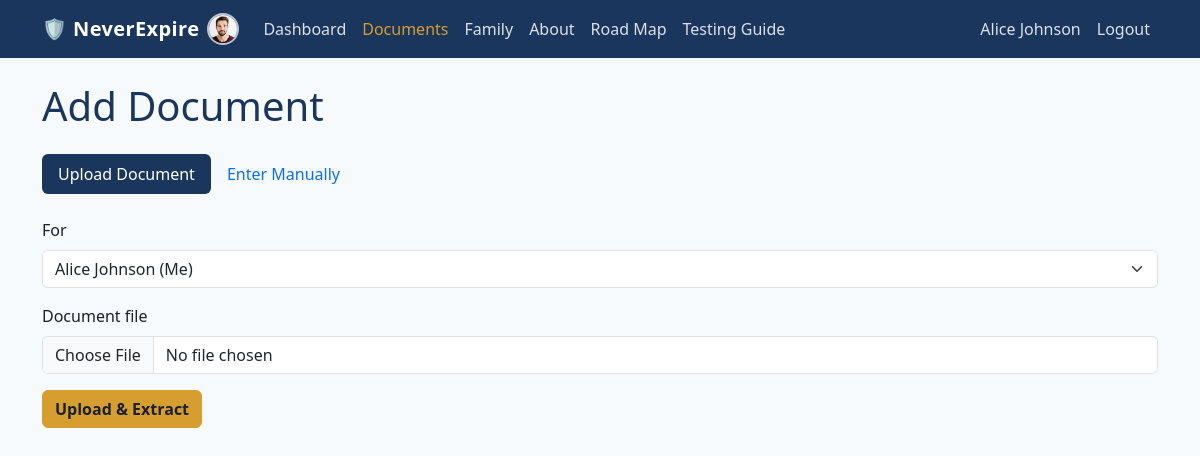
/documents/add (signed in), run on the app's committed database.
### neverexpire/db/models/person.py (models this page shows)
class Person(Base, TimestampMixin):
    __tablename__ = "persons"
    id: Mapped[int] = mapped_column(primary_key=True)
    user_id: Mapped[int] = mapped_column(ForeignKey("users.id"), nullable=False, index=True)
    full_name: Mapped[str] = mapped_column(String(255), nullable=False)
    date_of_birth: Mapped[date | None] = mapped_column(Date, nullable=True)
    is_primary: Mapped[bool] = mapped_column(Boolean, default=False, nullable=False)
    is_active: Mapped[bool] = mapped_column(Boolean, default=True, nullable=False)
    photo_path: Mapped[str | None] = mapped_column(String(1024), nullable=True)
    user: Mapped["User"] = relationship(back_populates="persons")
    documents: Mapped[list["Document"]] = relationship(back_populates="person")
    relationships_from: Mapped[list["PersonRelationship"]] = relationship(
        back_populates="person",
        foreign_keys="PersonRelationship.person_id",
    )
    relationships_to: Mapped[list["PersonRelationship"]] = relationship(
        back_populates="related_person",
        foreign_keys="PersonRelationship.related_person_id",
    )

### neverexpire/db/models/user.py (models this page shows)
class User(Base, TimestampMixin):
    __tablename__ = "users"
    __table_args__ = (
        CheckConstraint("role IN ('user', 'admin')", name="ck_users_role"),
    )
    id: Mapped[int] = mapped_column(primary_key=True)
    email: Mapped[str] = mapped_column(String(255), unique=True, nullable=False, index=True)
    hashed_password: Mapped[str] = mapped_column(String(255), nullable=False)
    full_name: Mapped[str] = mapped_column(String(255), nullable=False)
    role: Mapped[str] = mapped_column(String(20), nullable=False, default="user")
    is_active: Mapped[bool] = mapped_column(Boolean, default=True, nullable=False)
    photo_path: Mapped[str | None] = mapped_column(String(1024), nullable=True)
    persons: Mapped[list["Person"]] = relationship(back_populates="user")
    audit_logs: Mapped[list["AuditLog"]] = relationship(back_populates="user")

### neverexpire/web/routes/documents.py (the view, shortened to what this page needs)
@documents_bp.route("/add", methods=["GET", "POST"])
@login_required
def add_document():
    user = current_user()
    persons = get_persons_for_user(g.db, user.id)
    document_types = (
        g.db.query(DocumentType)
        .filter_by(is_active=True)
        .order_by(DocumentType.default_name)
        .all()
    )
    field_defs_by_type = {
        document_type.id: _active_field_definitions(document_type) for document_type in document_types
    }
    add_context = {
        "persons": persons,
        "document_types": document_types,
        "field_defs_by_type": field_defs_by_type,
    }
    return render_template("documents/add.html", **add_context)

### neverexpire/db/queries.py (called while the page is built)
def get_persons_for_user(session: Session, user_id: int) -> list[Person]:
    return (
        session.query(Person)
        .filter(Person.user_id == user_id, Person.is_active.is_(True))
        .order_by(Person.is_primary.desc(), Person.id)
        .all()
    )

### neverexpire/web/__init__.py (called while the page is built)
def create_app() -> Flask:
    app = Flask(__name__)
    app.config["SECRET_KEY"] = config.SECRET_KEY
    app.config["MAX_CONTENT_LENGTH"] = 10 * 1024 * 1024
    config.UPLOAD_DIR.mkdir(parents=True, exist_ok=True)
    config.STAGING_DIR.mkdir(parents=True, exist_ok=True)
    @app.before_request
    def open_db_session():
        g.db = SessionLocal()
    @app.teardown_request
    def close_db_session(exception=None):
        db = g.pop("db", None)
        if db is not None:
            db.close()
    @app.context_processor
    def inject_current_user():
        user = current_user()
        person = None
        if user is not None:
            person = next((p for p in user.persons if p.is_primary), None)
        return {"current_user": user, "current_person": person}
    from .routes import register_blueprints
    register_blueprints(app)
    return app

### neverexpire/web/auth.py (called while the page is built)
def current_user() -> User | None:
    user_id = session.get("user_id")
    if user_id is None:
        return None
    return g.db.get(User, user_id)

def login_required(view):
    @wraps(view)
    def wrapped_view(*args, **kwargs):
        if current_user() is None:
            return redirect(url_for("auth.login"))
        return view(*args, **kwargs)
    return wrapped_view

### neverexpire/web/routes/documents.py (called while the page is built)
def _active_field_definitions(document_type: DocumentType) -> list[DocumentFieldDefinition]:
    return sorted(
        (field for field in document_type.field_definitions if field.is_active),
        key=lambda field: (field.display_order, field.id),
    )

### neverexpire/web/templates/documents/add.html (shortened to what this page needs)
{% extends "base.html" %}
{% block content %}
<h1 class="mb-4">Add Document</h1>
<ul class="nav nav-pills mb-4" id="add-mode-tabs">
  <li class="nav-item">
    <button class="nav-link active" type="button" data-mode="upload">Upload Document</button>
  </li>
  <li class="nav-item">
    <button class="nav-link" type="button" data-mode="manual">Enter Manually</button>
  </li>
</ul>
<div id="upload-mode">
  <form method="post" enctype="multipart/form-data">
    <div class="mb-3">
      <label class="form-label" for="person_id">For</label>
      <select class="form-select" id="person_id" name="person_id" required>
        {% for person in persons %}
        <option value="{{ person.id }}">{{ person.full_name }}{% if person.is_primary %} (Me){% endif %}</option>
        {% endfor %}
      </select>
    </div>
    <div class="mb-3">
      <label class="form-label" for="file">Document file</label>
      <input class="form-control" type="file" id="file" name="file" accept=".pdf,.jpg,.jpeg,.png,.webp,.gif" required>
    </div>
    <button class="btn btn-primary" type="submit">Upload &amp; Extract</button>
  </form>
</div>
{% endblock %}

### neverexpire/web/templates/base.html (shortened to what this page needs)
<!DOCTYPE html>
<html lang="en">
<head>
  <link href="https://cdn.jsdelivr.net/npm/bootstrap@5.3.3/dist/css/bootstrap.min.css" rel="stylesheet">
  <link href="{{ url_for('static', filename='style.css') }}" rel="stylesheet">
</head>
<body>
<nav class="navbar navbar-expand-lg navbar-dark bg-dark">
  <div class="container">
    <a class="navbar-brand d-flex align-items-center gap-2" href="{{ url_for('dashboard.index') }}">
      <span>🛡️ NeverExpire</span>
      {% if current_person and current_person.photo_path %}
      <img class="avatar-circle" src="{{ url_for('static', filename=current_person.photo_path) }}" alt="{{ current_person.full_name }}">
      {% endif %}
    </a>
    <div class="collapse navbar-collapse">
      <ul class="navbar-nav me-auto">
        {% if current_user %}
        <li class="nav-item"><a class="nav-link {{ 'active' if request.endpoint == 'dashboard.index' }}" href="{{ url_for('dashboard.index') }}">Dashboard</a></li>
        <li class="nav-item"><a class="nav-link {{ 'active' if request.endpoint and request.endpoint.startswith('documents.') }}" href="{{ url_for('documents.list_documents') }}">Documents</a></li>
        <li class="nav-item"><a class="nav-link {{ 'active' if request.endpoint and request.endpoint.startswith('family.') }}" href="{{ url_for('family.list_family') }}">Family</a></li>
        {% endif %}
        <li class="nav-item"><a class="nav-link {{ 'active' if request.endpoint == 'pages.about' }}" href="{{ url_for('pages.about') }}">About</a></li>
        <li class="nav-item"><a class="nav-link {{ 'active' if request.endpoint == 'pages.roadmap' }}" href="{{ url_for('pages.roadmap') }}">Road Map</a></li>
        <li class="nav-item"><a class="nav-link {{ 'active' if request.endpoint == 'pages.testing' }}" href="{{ url_for('pages.testing') }}">Testing Guide</a></li>
      </ul>
      <ul class="navbar-nav">
        {% if current_user %}
        <li class="nav-item"><span class="nav-link disabled">{{ current_user.full_name }}</span></li>
        <li class="nav-item"><a class="nav-link" href="{{ url_for('auth.logout') }}">Logout</a></li>
        {% else %}
        <li class="nav-item"><a class="nav-link" href="{{ url_for('auth.login') }}">Log in</a></li>
        {% endif %}
      </ul>
    </div>
  </div>
</nav>
<main class="container py-4">
  {% block content %}{% endblock %}
</main>
</body>
</html>

### neverexpire/web/static/style.css (style rules this page uses)
:root { --navy: #1A365D; --navy-dark: #142a4a; --gold: #D69E2E; --gold-dark: #b9841f; --danger: #E53E3E; --warning: #ED8936; --success: #38A169; --bg: #F7FAFC; --card-bg: #FFFFFF; --text-primary: #1A202C; --text-secondary: #718096; }
body { background-color: var(--bg); color: var(--text-primary); }
.navbar.bg-dark { background-color: var(--navy) !important; }
.navbar-brand { font-weight: 700; letter-spacing: 0.02em; color: #ffffff !important; }
.navbar-dark .navbar-nav .nav-link { color: rgba(255, 255, 255, 0.85) !important; }
.navbar-dark .navbar-nav .nav-link:hover, .navbar-dark .navbar-nav .nav-link:focus, .navbar-dark .navbar-nav .nav-link.active { color: var(--gold) !important; }
main h1, main h2, main h3 { color: var(--navy); }
a { color: var(--navy); }
.btn-primary { background-color: var(--gold); border-color: var(--gold); color: var(--text-primary); font-weight: 600; }
.avatar-circle { width: 32px; height: 32px; border-radius: 50%; object-fit: cover; border: 2px solid rgba(255, 255, 255, 0.7); }
.nav-pills .nav-link.active { background-color: var(--navy); }

### data on the page
Person: photo_path (picture)
User: full_name "Alice Johnson"

### other printed values
form field person_id "Alice Johnson (Me)"
